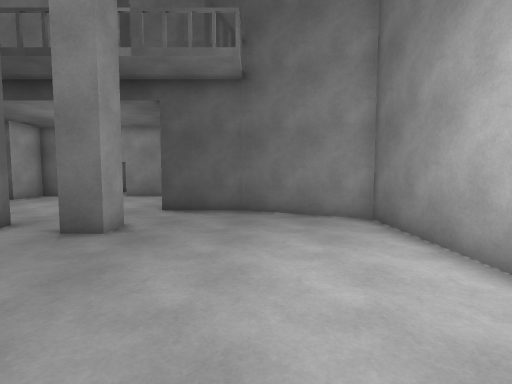
[1] (above)

23 first-person views from a walk through a scene from a Unity 3-D project. The camera is 1.4 m above the floor, tilts 4° down and sees 85° across. Doors are open. The floor is counted in squares, 1 m on a side. Each view is taken from the middle of a square. On the plan, view 1 faces up. The plan holds only what a view shows up to about 14 squares ahead; the rest is blank. The place goes on beyond the plan.

[2]
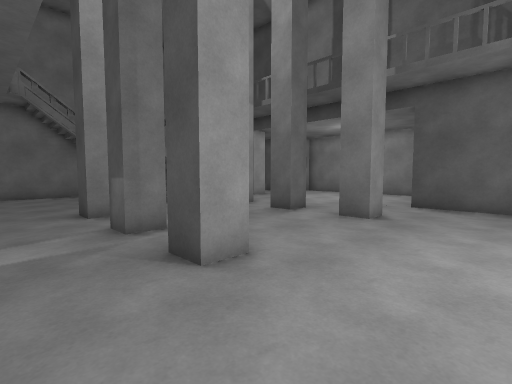

[3]
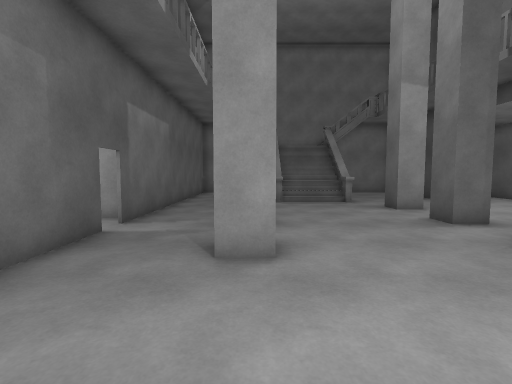

[4]
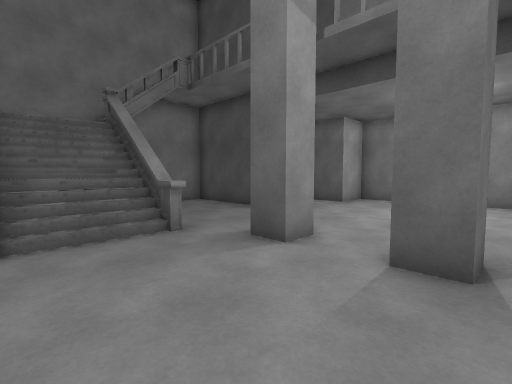

[5]
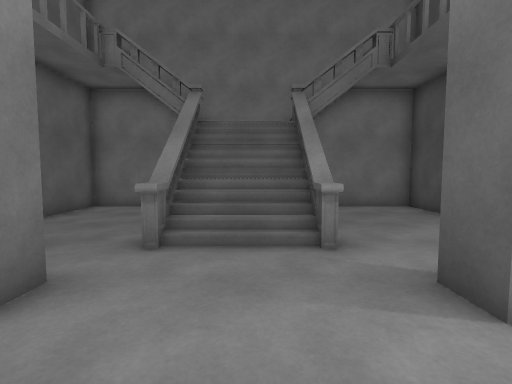

[6]
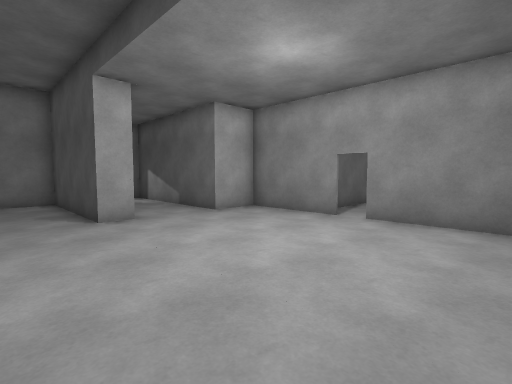

[7]
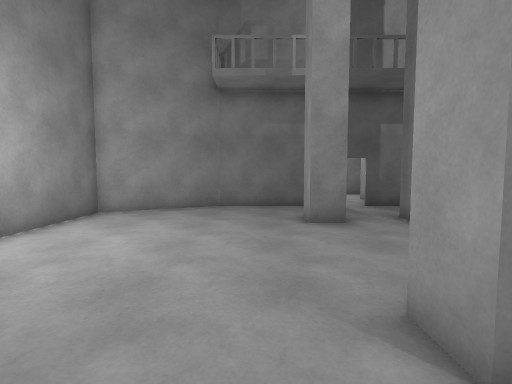

[8]
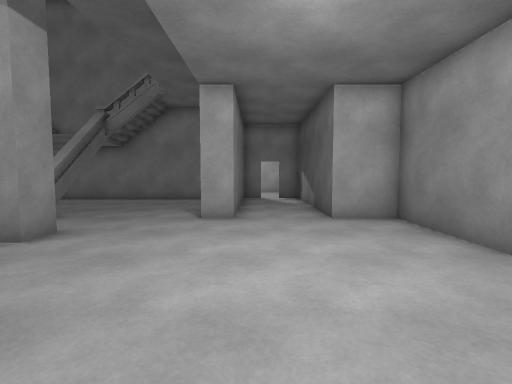

[9]
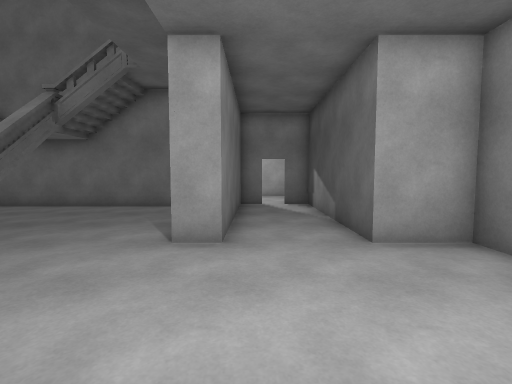

[10]
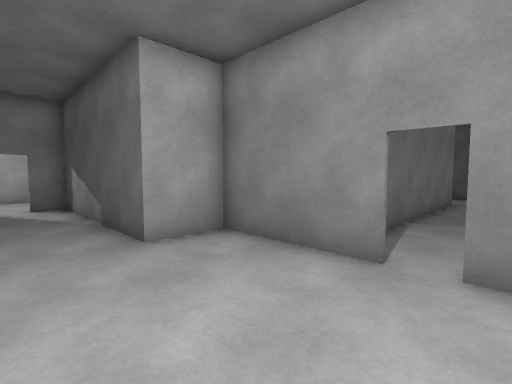

[11]
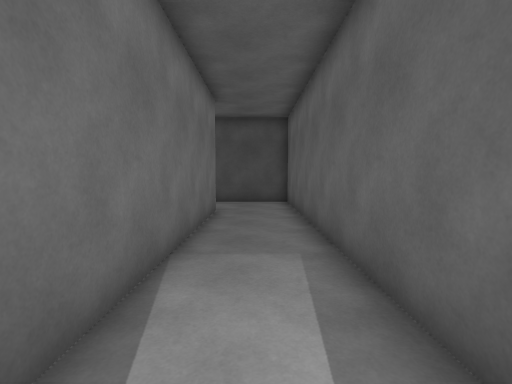

[12]
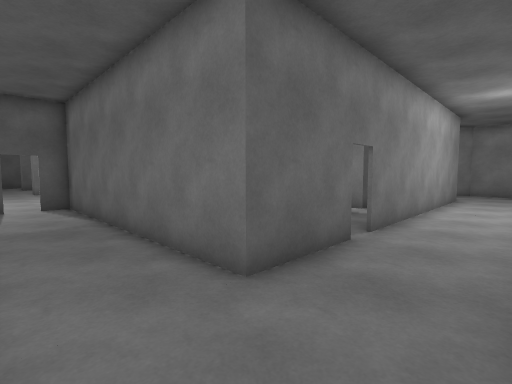

[13]
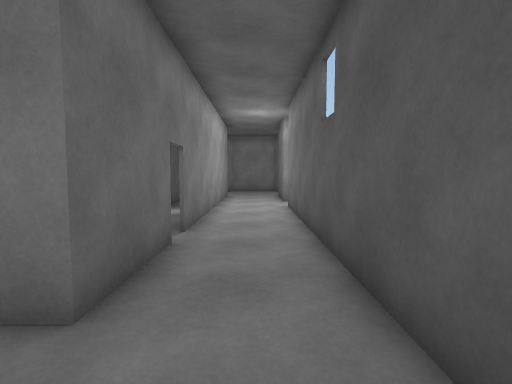

[14]
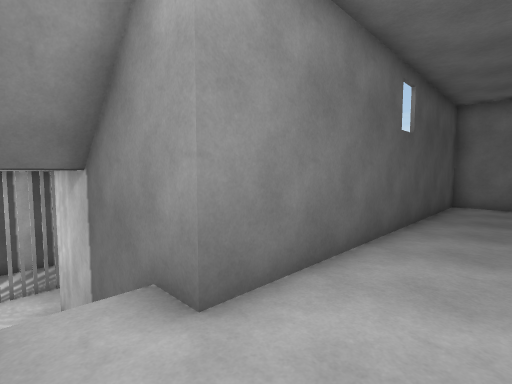

[15]
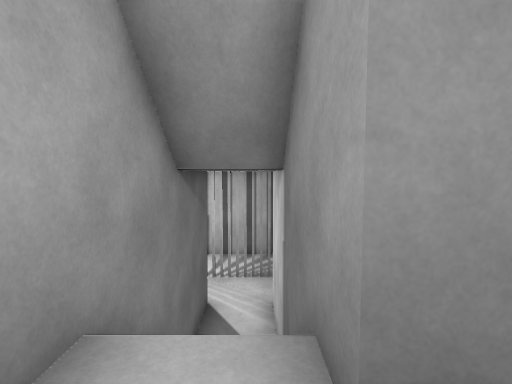

[16]
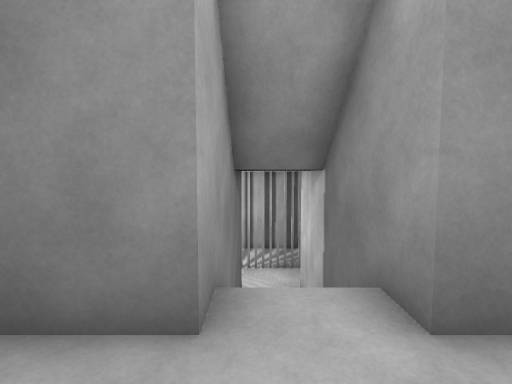

[17]
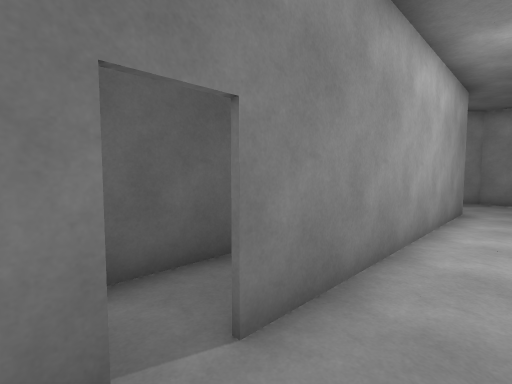

[18]
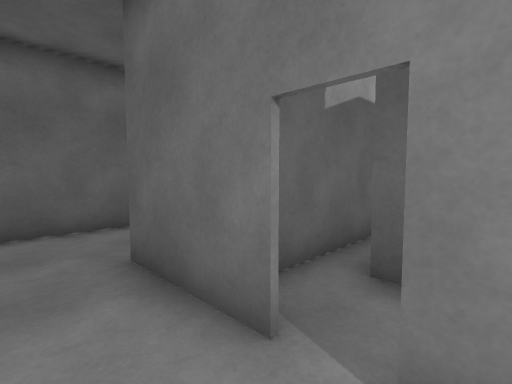

[19]
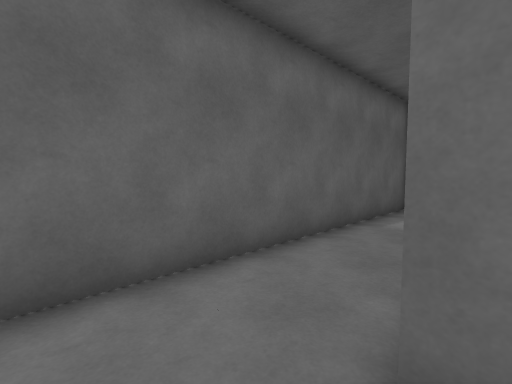

[20]
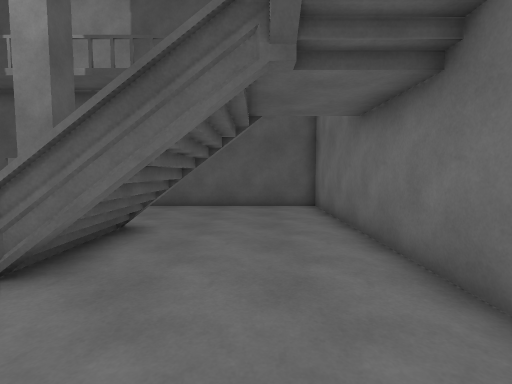

[21]
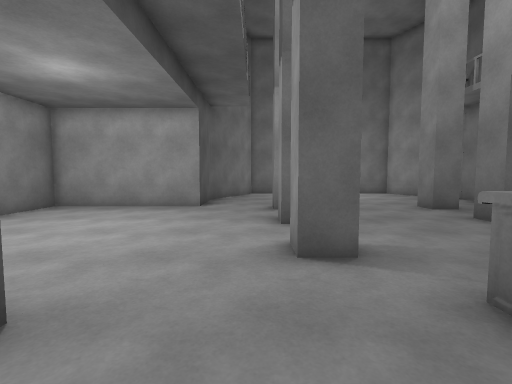

[22]
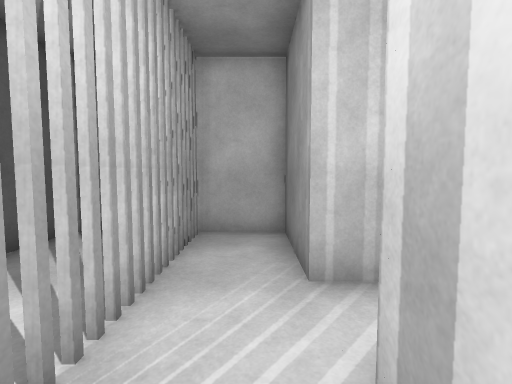

[23]
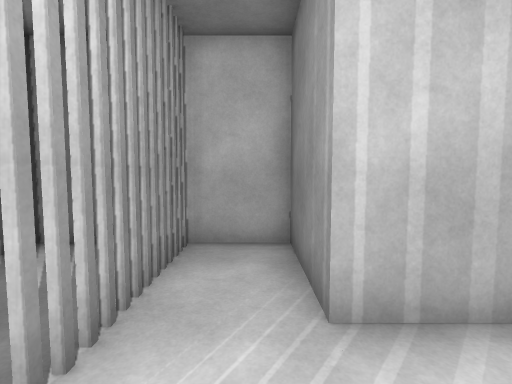

### Floor plan
Key: @ floor where view 1 was taken; # wall or solid block; x gap in a wall; . main floor; - floor 2.5 m lower than the main floor; / step, stairs or slope; D open door; ^ raised ledge.
Columns run from 22 left of view 1 to 4 right of it. Each row starts with its distance up from view 1.
 38  #######
 37 -------#
 36  #--####
 35  #--#
 34  #  #
 33  #/ #
 32  #/ #
 31  #/ #
 30 ##..#############
 29 ................#
 28 ................#
 27 ................#
 26 #########.###...#
 25    ........##...#
 24   ###. ###.##...#
 23           .##...#
 22           .##...#
 21             #...#
 20             #...#
 19             #...#
 18             #...#
 17          ####...####
 16          #..##.##..#
 15    #######.........#
 14    #...............#
 13    ................#
 12    #...............#
 11    #######.........####
 10    #..................###
  9    #....................###
  8    #......................#
  7    #........#..#..#.......#
  6    #......................#
  5    #....^^^...............#
  4    #....///...............#
  3    #....///...............#
  2    #....x^^...............#
  1    #........#..#..#.......D
  0    #..................@...#
 -1    #.....................##
 -2    #...................###
 -3    #############.#######
 -4               #..

Positions as (right, up) in squares from view 1, and headings:
1: (0, 0), facing up
2: (0, -2), facing up-left
3: (1, 1), facing left
4: (-6, 2), facing up-left
5: (-7, 4), facing left
6: (-4, 8), facing up-left
7: (-2, 9), facing down
8: (-4, 12), facing left
9: (-7, 12), facing left
10: (-7, 12), facing up-left
11: (-8, 16), facing up
12: (-7, 29), facing down-left
13: (-7, 28), facing left
14: (-20, 27), facing up-right
15: (-19, 28), facing up
16: (-20, 27), facing up
17: (-12, 28), facing down-left
18: (-14, 28), facing down-right
19: (-10, 28), facing down-right
20: (-16, 9), facing down
21: (-15, 8), facing right
22: (-22, 37), facing right
23: (-21, 37), facing right
